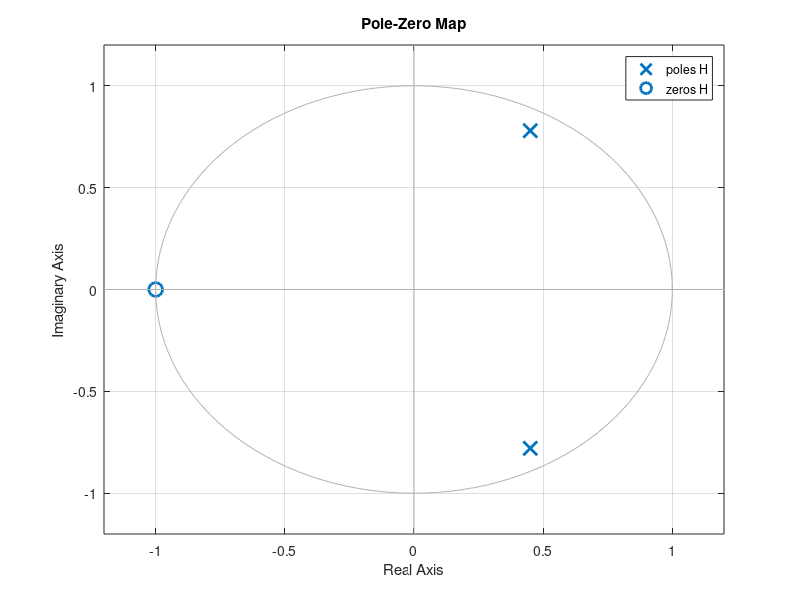

This chart was generated by the following MATLAB code:
clc, clear;

% transfer function
H = tf([1,1],[1,-0.9,0.81],ts=-1)

% extract num and den
[num,den] = tfdata(H);

% zeros is the vector when the num of tf = 0
zeros = roots(num{1})

% pole is the vector when the den of tf = 0
poles = roots(den{1})

pzmap(H)

